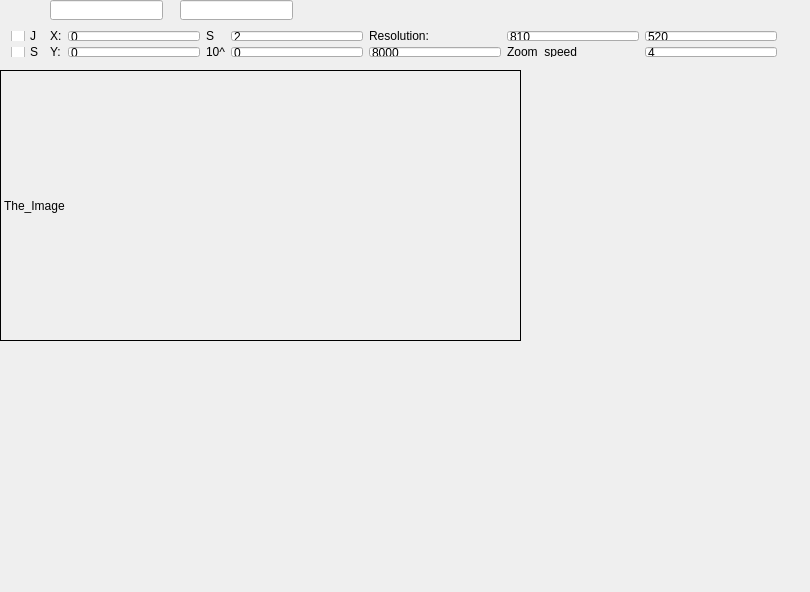
<?xml version="1.0" encoding="UTF-8"?>
<ui version="4.0">
 <class>MainWindow</class>
 <widget class="QMainWindow" name="MainWindow">
  <property name="geometry">
   <rect>
    <x>0</x>
    <y>0</y>
    <width>810</width>
    <height>592</height>
   </rect>
  </property>
  <property name="windowTitle">
   <string>MainWindow</string>
  </property>
  <widget class="QWidget" name="centralWidget">
   <widget class="the_image" name="Image_name">
    <property name="geometry">
     <rect>
      <x>0</x>
      <y>70</y>
      <width>521</width>
      <height>271</height>
     </rect>
    </property>
    <property name="mouseTracking">
     <bool>true</bool>
    </property>
    <property name="frameShape">
     <enum>QFrame::Box</enum>
    </property>
    <property name="text">
     <string>The_Image</string>
    </property>
   </widget>
   <widget class="QWidget" name="gridLayoutWidget">
    <property name="geometry">
     <rect>
      <x>0</x>
      <y>20</y>
      <width>801</width>
      <height>48</height>
     </rect>
    </property>
    <layout class="QGridLayout" name="gridLayout">
     <item row="0" column="3">
      <widget class="QLabel" name="label_2">
       <property name="text">
        <string>X:</string>
       </property>
      </widget>
     </item>
     <item row="1" column="9">
      <widget class="QLineEdit" name="Iterations">
       <property name="toolTip">
        <string>Iterations</string>
       </property>
       <property name="text">
        <string>8000</string>
       </property>
      </widget>
     </item>
     <item row="0" column="9">
      <widget class="QLabel" name="label">
       <property name="text">
        <string>Resolution:</string>
       </property>
      </widget>
     </item>
     <item row="0" column="4">
      <widget class="QLineEdit" name="CorX">
       <property name="toolTip">
        <string>Center coordinate</string>
       </property>
       <property name="text">
        <string>0</string>
       </property>
      </widget>
     </item>
     <item row="0" column="10">
      <widget class="QLineEdit" name="RWidth">
       <property name="toolTip">
        <string>Width in pixels</string>
       </property>
       <property name="text">
        <string>810</string>
       </property>
      </widget>
     </item>
     <item row="1" column="7">
      <widget class="QLineEdit" name="Scale_multiplier">
       <property name="toolTip">
        <string>Scale order of magnitude</string>
       </property>
       <property name="text">
        <string>0</string>
       </property>
      </widget>
     </item>
     <item row="0" column="11">
      <widget class="QLineEdit" name="RHeight">
       <property name="toolTip">
        <string>Height in pixels</string>
       </property>
       <property name="text">
        <string>520</string>
       </property>
      </widget>
     </item>
     <item row="1" column="5">
      <widget class="QLabel" name="label_5">
       <property name="text">
        <string>10^</string>
       </property>
      </widget>
     </item>
     <item row="0" column="5">
      <widget class="QLabel" name="label_6">
       <property name="text">
        <string>S</string>
       </property>
      </widget>
     </item>
     <item row="1" column="10">
      <widget class="QLabel" name="label_4">
       <property name="text">
        <string>Zoom_speed</string>
       </property>
      </widget>
     </item>
     <item row="1" column="11">
      <widget class="QLineEdit" name="Zoom_speed">
       <property name="toolTip">
        <string>Zoom speed, multiplier</string>
       </property>
       <property name="text">
        <string>4</string>
       </property>
      </widget>
     </item>
     <item row="0" column="12" rowspan="2">
      <widget class="QLabel" name="Coords">
       <property name="toolTip">
        <string>Mouse coordinates</string>
       </property>
       <property name="text">
        <string/>
       </property>
      </widget>
     </item>
     <item row="0" column="7">
      <widget class="QLineEdit" name="Scale">
       <property name="toolTip">
        <string>Scale  +- from center</string>
       </property>
       <property name="text">
        <string>2</string>
       </property>
      </widget>
     </item>
     <item row="1" column="3">
      <widget class="QLabel" name="label_3">
       <property name="text">
        <string>Y:</string>
       </property>
      </widget>
     </item>
     <item row="1" column="4">
      <widget class="QLineEdit" name="CorY">
       <property name="text">
        <string>0</string>
       </property>
      </widget>
     </item>
     <item row="0" column="2">
      <widget class="QCheckBox" name="ToJulia">
       <property name="toolTip">
        <string>Julia set if checked</string>
       </property>
       <property name="text">
        <string>J</string>
       </property>
      </widget>
     </item>
     <item row="1" column="2">
      <widget class="QCheckBox" name="ToSave">
       <property name="toolTip">
        <string>Save newly generated image</string>
       </property>
       <property name="text">
        <string>S</string>
       </property>
      </widget>
     </item>
    </layout>
   </widget>
   <widget class="QLineEdit" name="JulC_x">
    <property name="geometry">
     <rect>
      <x>50</x>
      <y>0</y>
      <width>113</width>
      <height>20</height>
     </rect>
    </property>
   </widget>
   <widget class="QLineEdit" name="JulC_y">
    <property name="geometry">
     <rect>
      <x>180</x>
      <y>0</y>
      <width>113</width>
      <height>20</height>
     </rect>
    </property>
   </widget>
  </widget>
 </widget>
 <layoutdefault spacing="6" margin="11"/>
 <customwidgets>
  <customwidget>
   <class>the_image</class>
   <extends>QLabel</extends>
   <header location="global">the_image.h</header>
  </customwidget>
 </customwidgets>
 <resources/>
 <connections/>
</ui>
